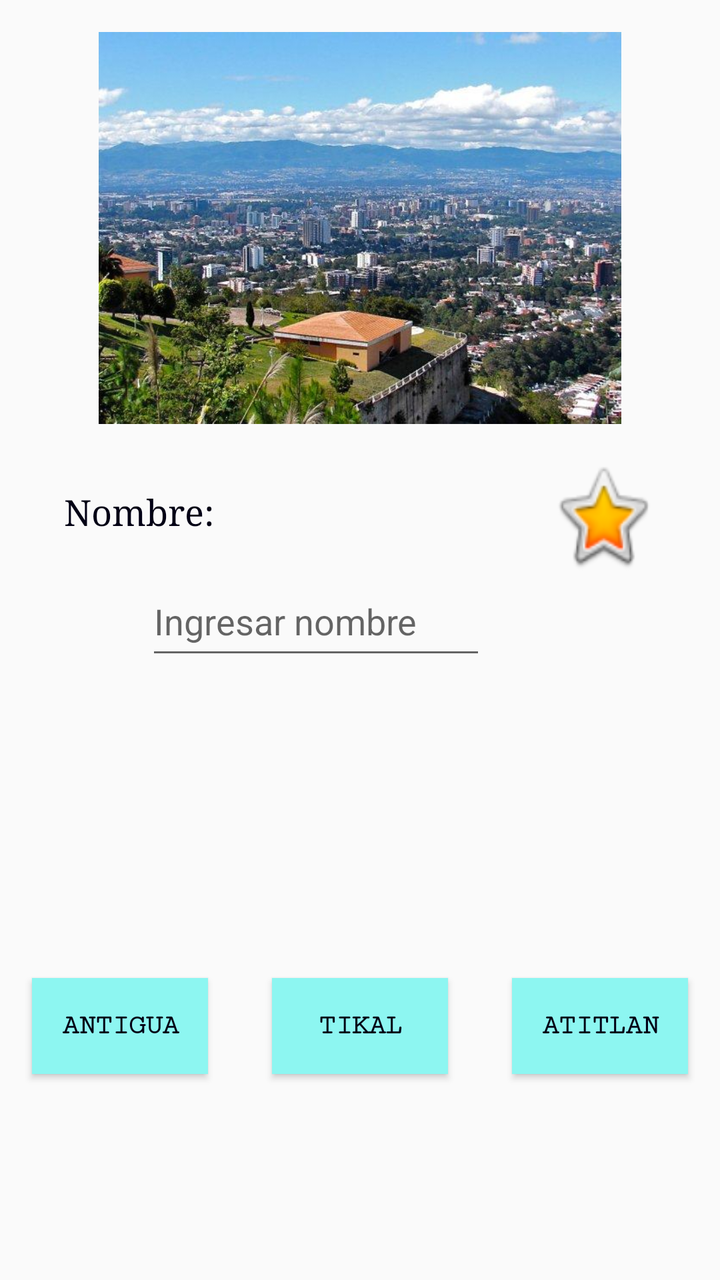
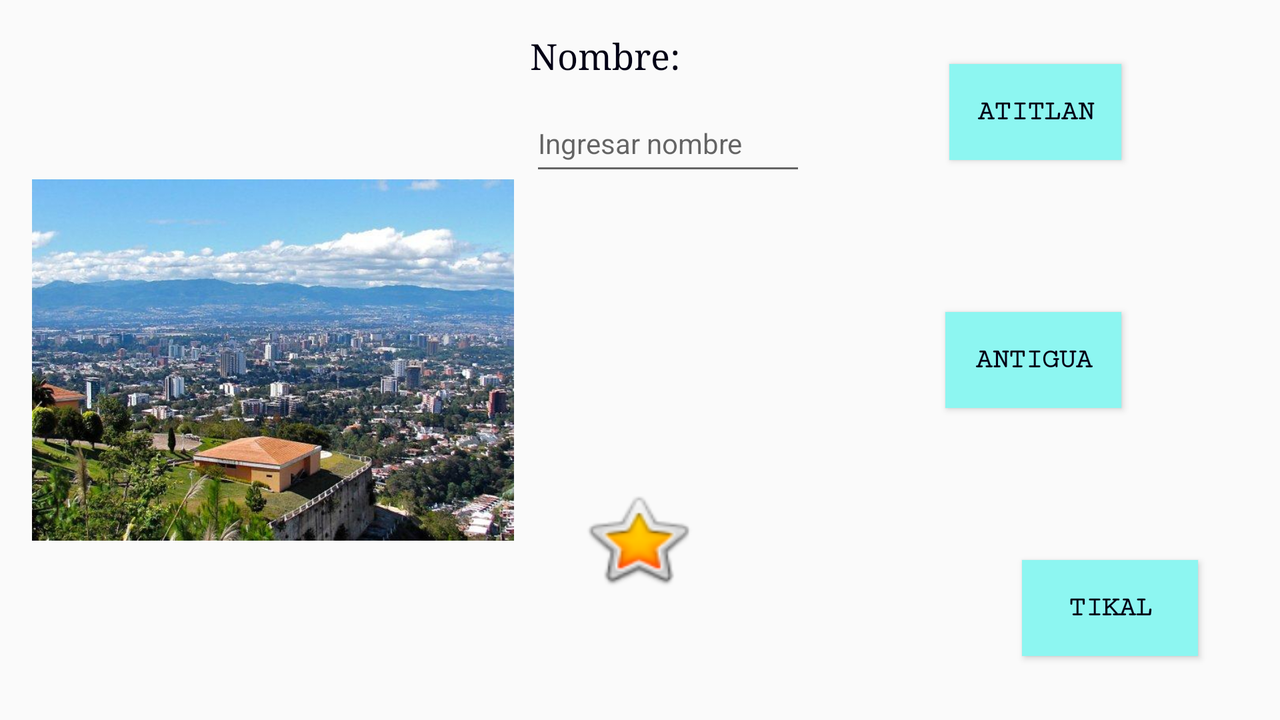

An Android layout and its configuration variant, each rendered on a device that would load it. The default file and the variant file are quoted in full after the pictures.
<!-- AndroidManifest.xml: application theme AppTheme -->
<!-- res/layout/activity_main.xml -->
<?xml version="1.0" encoding="utf-8"?>
    <androidx.constraintlayout.widget.ConstraintLayout
            xmlns:android="http://schemas.android.com/apk/res/android"
            xmlns:tools="http://schemas.android.com/tools"
            xmlns:app="http://schemas.android.com/apk/res-auto"
            android:layout_width="match_parent"
            android:layout_height="match_parent"
            tools:context=".MainActivity">
        <ImageView
                android:layout_width="wrap_content"
                android:layout_height="196dp" app:srcCompat="@drawable/guate1"
                android:id="@+id/imagencentral"
                app:layout_constraintEnd_toEndOf="parent"
                android:layout_marginEnd="16dp" app:layout_constraintStart_toStartOf="parent"
                android:layout_marginStart="16dp" android:layout_marginTop="16dp"
                app:layout_constraintTop_toTopOf="parent"/>
        <Button
                android:layout_width="53dp"
                android:layout_height="60dp"
                android:id="@+id/mostrarocultar"
                tools:background="@android:drawable/btn_star_big_on"
                android:background="@android:drawable/btn_star_big_on"
                android:layout_marginTop="16dp" app:layout_constraintTop_toBottomOf="@+id/imagencentral"
                android:layout_marginEnd="32dp" app:layout_constraintEnd_toEndOf="parent"/>
        <Button
                android:text="Antigua"
                android:id="@+id/place1"
                app:layout_constraintStart_toStartOf="parent"
                app:layout_constraintTop_toBottomOf="@+id/onlyname" app:layout_constraintBottom_toBottomOf="parent"
                style="@style/ButtonStyle"/>
        <Button
                android:text="Tikal"
                android:layout_width="wrap_content"
                android:layout_height="wrap_content"
                android:id="@+id/place2"
                app:layout_constraintEnd_toStartOf="@+id/place3" android:layout_marginEnd="16dp"
                app:layout_constraintStart_toEndOf="@+id/place1" android:layout_marginStart="16dp"
                android:layout_marginTop="16dp" app:layout_constraintTop_toBottomOf="@+id/onlyname"
                android:layout_marginBottom="16dp" app:layout_constraintBottom_toBottomOf="parent"
                style="@style/ButtonStyle"/>
        <Button
                android:text="Atitlan"
                android:layout_width="wrap_content"
                android:layout_height="wrap_content"
                android:id="@+id/place3"
                app:layout_constraintEnd_toEndOf="parent"
                android:layout_marginEnd="16dp" android:layout_marginTop="16dp"
                app:layout_constraintTop_toBottomOf="@+id/onlyname" app:layout_constraintBottom_toBottomOf="parent"
                android:layout_marginBottom="16dp" style="@style/ButtonStyle"/>
        <TextView
                android:text="Nombre:"
                android:layout_width="wrap_content"
                android:layout_height="wrap_content"
                android:id="@+id/namelabel" android:layout_marginTop="32dp"
                app:layout_constraintTop_toBottomOf="@+id/imagencentral" app:layout_constraintStart_toStartOf="parent"
                android:layout_marginStart="32dp" android:textColor="@color/colorPrimaryDark" android:textSize="18sp"
                android:textAllCaps="false" android:fontFamily="serif" android:typeface="normal"/>
        <EditText
                android:layout_width="170dp"
                android:layout_height="51dp"
                android:inputType="textPersonName"
                android:ems="10"
                android:id="@+id/nameedit" android:layout_marginTop="16dp"
                app:layout_constraintTop_toBottomOf="@+id/namelabel" android:layout_marginEnd="32dp"
                app:layout_constraintEnd_toStartOf="@+id/mostrarocultar" android:hint="Ingresar nombre"/>
        <TextView
                android:layout_width="251dp"
                android:layout_height="38dp"
                android:id="@+id/onlyname" android:layout_marginTop="136dp"
                app:layout_constraintTop_toBottomOf="@+id/imagencentral" app:layout_constraintEnd_toEndOf="parent"
                android:layout_marginEnd="16dp" app:layout_constraintStart_toStartOf="parent"
                android:layout_marginStart="16dp" tools:visibility="invisible" android:textSize="24sp"
                android:fontFamily="sans-serif-condensed" android:textAlignment="center"
                android:textColor="@color/colorPrimaryDark" />
    </androidx.constraintlayout.widget.ConstraintLayout>
<!-- resources referenced by this layout -->
<resources>
  <color name="colorPrimaryDark">#020015</color>
  <!-- drawable guate1: jpg bitmap (drawable, 78421 bytes) -->
  <style name="ButtonStyle">
          <item name="android:layout_width">wrap_content</item>
          <item name="android:layout_height">wrap_content</item>
          <item name="android:layout_marginStart">16dp</item>
          <item name="android:layout_marginTop">16dp</item>
          <item name="android:layout_marginBottom">16dp</item>
          <item name="android:fontFamily">serif-monospace</item>
          <item name="android:background">@color/colorPrimary</item>
          <item name="android:textStyle">bold</item>
          <item name="android:textColor">@color/colorPrimaryDark</item>
      </style>
  <style name="AppTheme" parent="Theme.AppCompat.Light.DarkActionBar">
          
          <item name="colorPrimary">@color/colorPrimary</item>
          <item name="colorPrimaryDark">@color/colorPrimaryDark</item>
          <item name="colorAccent">@color/colorAccent</item>
      </style>
  <color name="colorPrimary">#8DF6F1</color>
  <color name="colorAccent">#D81B3E</color>
</resources>
<!-- res/layout-land/activity_main.xml (the author's variant of the layout above) -->
<!-- drawn on the phone turned sideways -->
<?xml version="1.0" encoding="utf-8"?>
    <androidx.constraintlayout.widget.ConstraintLayout
            xmlns:android="http://schemas.android.com/apk/res/android"
            xmlns:tools="http://schemas.android.com/tools"
            xmlns:app="http://schemas.android.com/apk/res-auto"
            android:layout_width="match_parent"
            android:layout_height="match_parent"
            tools:context=".MainActivity">
        <ImageView
                android:layout_width="241dp"
                android:layout_height="292dp" app:srcCompat="@drawable/guate1"
                android:id="@+id/imagencentral"
                android:layout_marginTop="8dp"
                app:layout_constraintTop_toTopOf="parent" app:layout_constraintStart_toStartOf="parent"
                android:layout_marginStart="16dp" android:layout_marginBottom="8dp"
                app:layout_constraintBottom_toBottomOf="parent"/>
        <Button
                android:layout_width="60dp"
                android:layout_height="53dp"
                android:id="@+id/mostrarocultar"
                tools:background="@android:drawable/btn_star_big_on"
                android:background="@android:drawable/btn_star_big_on"
                app:layout_constraintStart_toEndOf="@+id/imagencentral"
                android:layout_marginStart="32dp" android:layout_marginTop="80dp"
                app:layout_constraintTop_toBottomOf="@+id/onlyname" android:layout_marginBottom="32dp"
                app:layout_constraintBottom_toBottomOf="parent"/>
        <Button
                android:text="Antigua"
                android:id="@+id/place1"
                style="@style/ButtonStyle"
                app:layout_constraintEnd_toEndOf="parent"
                android:layout_marginEnd="16dp"
                android:layout_marginTop="32dp" app:layout_constraintTop_toBottomOf="@+id/place3"
                app:layout_constraintStart_toEndOf="@+id/onlyname" android:layout_marginStart="8dp"
                android:layout_marginBottom="32dp" app:layout_constraintBottom_toTopOf="@+id/place2"/>
        <Button
                android:text="Tikal"
                android:layout_width="wrap_content"
                android:layout_height="wrap_content"
                android:id="@+id/place2"
                style="@style/ButtonStyle"
                android:layout_marginEnd="16dp"
                app:layout_constraintEnd_toEndOf="parent"
                android:layout_marginBottom="32dp" app:layout_constraintBottom_toBottomOf="parent"
                app:layout_constraintStart_toEndOf="@+id/mostrarocultar" android:layout_marginStart="8dp"
                app:layout_constraintHorizontal_bias="0.861"/>
        <Button
                android:text="Atitlan"
                android:layout_width="86dp"
                android:layout_height="wrap_content"
                android:id="@+id/place3"
                style="@style/ButtonStyle"
                app:layout_constraintEnd_toEndOf="parent"
                android:layout_marginEnd="16dp" android:layout_marginTop="32dp" app:layout_constraintTop_toTopOf="parent"
                app:layout_constraintStart_toEndOf="@+id/nameedit" android:layout_marginStart="8dp"/>
        <TextView
                android:text="Nombre:"
                android:layout_width="wrap_content"
                android:layout_height="wrap_content"
                android:id="@+id/namelabel"
                android:layout_marginTop="16dp"
                app:layout_constraintTop_toTopOf="parent" app:layout_constraintStart_toEndOf="@+id/imagencentral"
                android:layout_marginStart="8dp" android:fontFamily="serif" android:typeface="normal"
                android:textSize="18sp" android:textColor="@color/colorPrimaryDark"/>
        <EditText
                android:layout_width="138dp"
                android:layout_height="45dp"
                android:inputType="textPersonName"
                android:ems="10"
                android:id="@+id/nameedit"
                android:layout_marginTop="8dp"
                app:layout_constraintTop_toBottomOf="@+id/namelabel" app:layout_constraintStart_toEndOf="@+id/imagencentral"
                android:layout_marginStart="8dp" android:hint="Ingresar nombre" android:textSize="14sp"/>
        <TextView
                android:layout_width="136dp"
                android:layout_height="31dp"
                android:id="@+id/onlyname"
                android:layout_marginTop="8dp"
                app:layout_constraintTop_toBottomOf="@+id/nameedit" app:layout_constraintStart_toEndOf="@+id/imagencentral"
                android:layout_marginStart="8dp" android:fontFamily="sans-serif-condensed" android:textSize="24sp"
                android:textColor="@color/colorPrimaryDark" android:textAlignment="center"/>
    </androidx.constraintlayout.widget.ConstraintLayout>
